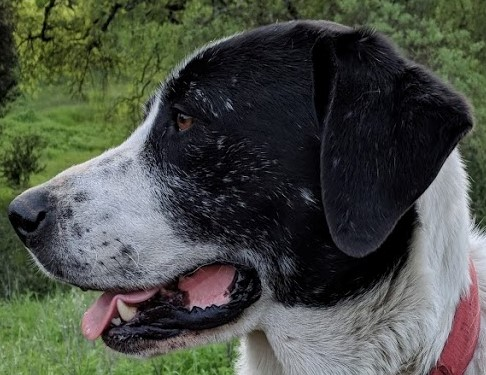
#> input picture Notebook/DATA/sammy_face.jpg, 486 x 375 px; the run also reads 1 picture not shown here
$ jupyter execute --allow-errors Object_Detection.ipynb   (shell and % lines are left out)   (older library calls are emulated)
#> lines starting #> are read from the running program, lines starting #| are printed output that depends on the picture; after the words box and inside, x2 and y2 are one past the last pixel; in counts of white or black regions, pixels touching at a corner belong together; pictures that were not available may be replaced by others from this repository, and a replacement may not be noted
# Template Matching

### Full Image

[cell 1]
import cv2
import numpy as np
import matplotlib.pyplot as plt

[cell 2]
full = cv2.imread('../DATA/sammy.jpg')
full = cv2.cvtColor(full, cv2.COLOR_BGR2RGB)

[cell 3]
plt.imshow(full)

### Template Image

A subset of the image. Note how its actually the exact image. Later on we'll discuss more advanced methods for general matching, such as facial recognition.

[cell 4]
face= cv2.imread('../DATA/sammy_face.jpg')
#> face is the input picture: shape (375, 486, 3); mean B, G, R 70, 78.7, 74.2
face = cv2.cvtColor(face, cv2.COLOR_BGR2RGB)

[cell 5]
plt.imshow(face)

# Template Matching Methods

Make sure to watch the video for an explanation of the different methods!

**Quick Note on **eval()** function in case you haven't seen it before!**

[cell 6]
sum([1,2,3])

[cell 7]
mystring = 'sum'

[cell 8]
eval(mystring)

[cell 9]
myfunc = eval(mystring)

[cell 10]
myfunc([1,2,3])

[cell 11]
height, width,channels = face.shape
#> height = 375; width = 486; channels = 3

[cell 12]
width
#> Out = 486

[cell 13]
height
#> Out = 375

[cell 14]
# The Full Image to Search
full = cv2.imread('../DATA/sammy.jpg')
full = cv2.cvtColor(full, cv2.COLOR_BGR2RGB)


# The Template to Match
face= cv2.imread('../DATA/sammy_face.jpg')
face = cv2.cvtColor(face, cv2.COLOR_BGR2RGB)


# All the 6 methods for comparison in a list
# Note how we are using strings, later on we'll use the eval() function to convert to function
methods = ['cv2.TM_CCOEFF', 'cv2.TM_CCOEFF_NORMED', 'cv2.TM_CCORR','cv2.TM_CCORR_NORMED', 'cv2.TM_SQDIFF', 'cv2.TM_SQDIFF_NORMED']

#> (a cell that did not finish here is left out)

# Corner Detection

### The Image Data

[cell 16]
flat_chess = cv2.imread('../DATA/flat_chessboard.png')
flat_chess = cv2.cvtColor(flat_chess,cv2.COLOR_BGR2RGB)
plt.imshow(flat_chess)

[cell 17]
gray_flat_chess = cv2.cvtColor(flat_chess,cv2.COLOR_BGR2GRAY)
plt.imshow(gray_flat_chess,cmap='gray')

[cell 18]
real_chess = cv2.imread('../DATA/real_chessboard.jpg')
real_chess = cv2.cvtColor(real_chess,cv2.COLOR_BGR2RGB)
plt.imshow(real_chess)

[cell 19]
gray_real_chess = cv2.cvtColor(real_chess,cv2.COLOR_BGR2GRAY)
plt.imshow(gray_real_chess,cmap='gray')

# Harris Corner Detection

**cornerHarris Function**

*  src Input single-channel 8-bit or floating-point image.
*  dst Image to store the Harris detector responses. It has the type CV_32FC1 and the same size as src .
*  blockSize Neighborhood size (see the details on #cornerEigenValsAndVecs ).
*  ksize Aperture parameter for the Sobel operator.
*  k Harris detector free parameter. See the formula in DocString
*  borderType Pixel extrapolation method. See #BorderTypes.

[cell 20]
# Convert Gray Scale Image to Float Values
gray = np.float32(gray_flat_chess)

# Corner Harris Detection
dst = cv2.cornerHarris(src=gray,blockSize=2,ksize=3,k=0.04)

# result is dilated for marking the corners, not important to actual corner detection
# this is just so we can plot out the points on the image shown
dst = cv2.dilate(dst,None)

# Threshold for an optimal value, it may vary depending on the image.
flat_chess[dst>0.01*dst.max()]=[255,0,0]
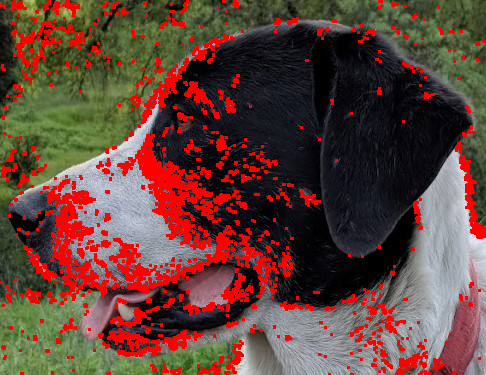
#> flat_chess: shape (375, 486, 3); mean R, G, B 99.2, 66.6, 58.4

plt.imshow(flat_chess)

[cell 21]
# Convert Gray Scale Image to Float Values
gray = np.float32(gray_real_chess)

# Corner Harris Detection
dst = cv2.cornerHarris(src=gray,blockSize=2,ksize=3,k=0.04)

# result is dilated for marking the corners, not important to actual corner detection
# this is just so we can plot out the points on the image shown
dst = cv2.dilate(dst,None)

# Threshold for an optimal value, it may vary depending on the image.
real_chess[dst>0.01*dst.max()]=[255,0,0]

plt.imshow(real_chess)

-----

## Shi-Tomasi Corner Detector & Good Features to Track Paper

[Link to Paper from Video](http://www.ai.mit.edu/courses/6.891/handouts/shi94good.pdf)

goodFeatureToTrack Function Parameters

* image Input 8-bit or floating-point 32-bit, single-channel image.
* corners Output vector of detected corners.
* maxCorners Maximum number of corners to return. If there are more corners than are found,the strongest of them is returned. `maxCorners <= 0` implies that no limit on the maximum is set and all detected corners are returned.
* qualityLevel Parameter characterizing the minimal accepted quality of image corners. The parameter value is multiplied by the best corner quality measure, which is the minimal eigenvalue (see #cornerMinEigenVal ) or the Harris function response (see #cornerHarris ). The corners with the quality measure less than the product are rejected. For example, if the best corner has the quality measure = 1500, and the qualityLevel=0.01 , then all the corners with the quality measure less than 15 are rejected.

[cell 22]
# Need to reset the images since we drew on them
flat_chess = cv2.imread('../DATA/flat_chessboard.png')
flat_chess = cv2.cvtColor(flat_chess,cv2.COLOR_BGR2RGB)
gray_flat_chess = cv2.cvtColor(flat_chess,cv2.COLOR_BGR2GRAY)

[cell 23]
corners = cv2.goodFeaturesToTrack(gray_flat_chess,5,0.01,10)
#> corners = [[88, 231], [203, 308], [190, 310], [456, 148], [65, 228]]
corners = np.int0(corners)

for i in corners:
    x,y = i.ravel()
    cv2.circle(flat_chess,(x,y),3,255,-1)
#> this loop made 5 passes
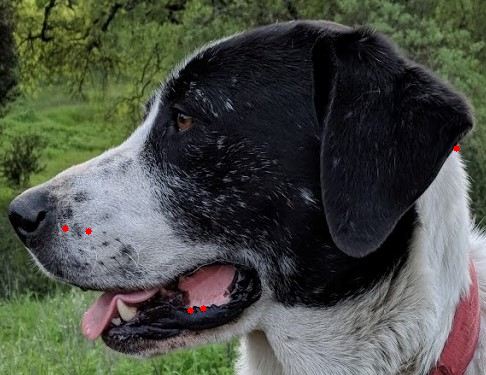
#> flat_chess: shape (375, 486, 3); mean R, G, B 74.4, 78.6, 69.9

plt.imshow(flat_chess)

[cell 24]
corners = cv2.goodFeaturesToTrack(gray_flat_chess,64,0.01,10)
#> corners = 64 rows, first 8: [88, 231], [203, 308], [190, 310], [456, 148], [65, 228], [114, 257], [173, 77], [480, 229]
corners = np.int0(corners)

for i in corners:
    x,y = i.ravel()
    cv2.circle(flat_chess,(x,y),3,255,-1)
#> this loop made 64 passes
#> (x, y) on passes 1 to 12: (88, 231), (203, 308), (190, 310), (456, 148), (65, 228), (114, 257), (173, 77), (480, 229), (75, 198), (464, 168), (472, 218), (202, 201)
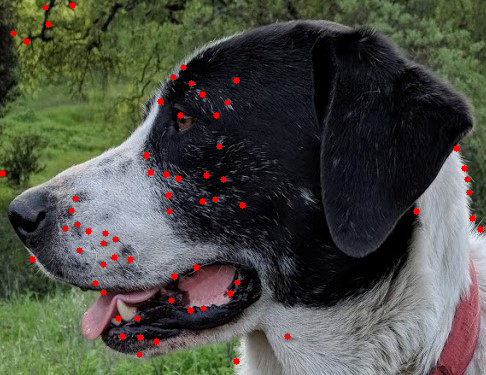
#> flat_chess: shape (375, 486, 3); 0.94% of pixels changed, all inside (x1, y1, x2, y2) = (0, 2, 484, 365)

plt.imshow(flat_chess)

[cell 25]
real_chess = cv2.imread('../DATA/real_chessboard.jpg')
real_chess = cv2.cvtColor(real_chess,cv2.COLOR_BGR2RGB)
gray_real_chess = cv2.cvtColor(real_chess,cv2.COLOR_BGR2GRAY)

[cell 26]
corners = cv2.goodFeaturesToTrack(gray_real_chess,80,0.01,10)
#> corners = 80 rows, first 8: [88, 231], [203, 308], [190, 310], [456, 148], [65, 228], [114, 257], [173, 77], [480, 229]
corners = np.int0(corners)

for i in corners:
    x,y = i.ravel()
    cv2.circle(real_chess,(x,y),3,255,-1)
#> this loop made 80 passes
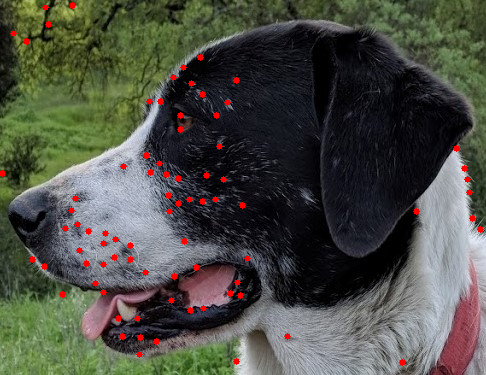
#> real_chess: shape (375, 486, 3); mean R, G, B 76.5, 77.6, 68.9

plt.imshow(real_chess)

# Canny Edge Detection
https://en.wikipedia.org/wiki/Canny_edge_detector

[cell 27]
img = cv2.imread('../DATA/sammy_face.jpg')

[cell 28]
plt.imshow(img)

[cell 29]
edges = cv2.Canny(image=img, threshold1=127, threshold2=127)
#> edges: shape (375, 486); 15.6% white in thin lines or dots

[cell 30]
plt.imshow(edges)

[cell 31]
edges = cv2.Canny(image=img, threshold1=0, threshold2=255)
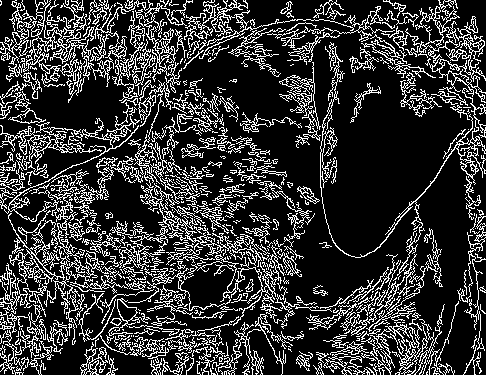
#> edges: shape (375, 486); 21% white in thin lines or dots

[cell 32]
plt.imshow(edges)

## Choosing Thresholds

https://stackoverflow.com/questions/25125670/best-value-for-threshold-in-canny

[cell 33]
# Calculate the median pixel value
med_val = np.median(img)
#> med_val = 64

[cell 34]
# Lower bound is either 0 or 70% of the median value, whicever is higher
lower = int(max(0, 0.7* med_val))
#> lower = 44

[cell 35]
# Upper bound is either 255 or 30% above the median value, whichever is lower
upper = int(min(255,1.3 * med_val))
#> upper = 83

[cell 36]
edges = cv2.Canny(image=img, threshold1=lower , threshold2=upper)
#> edges: shape (375, 486); 28.7% white in thin lines or dots

[cell 37]
plt.imshow(edges)

Sometimes it helps to blur the images first, so we don't pick up minor edges.

[cell 38]
blurred_img = cv2.blur(img,ksize=(5,5))

[cell 39]
edges = cv2.Canny(image=blurred_img, threshold1=lower , threshold2=upper)
#> edges: shape (375, 486); 9.4% white in thin lines or dots

[cell 40]
plt.imshow(edges)

[cell 41]
lower
#> Out = 44

[cell 42]
upper
#> Out = 83

Let's play around with these threshold values even further!
Often you'll need to experiment in regards to your specific dataset and what your final goal is.

[cell 43]
edges = cv2.Canny(image=blurred_img, threshold1=lower , threshold2=upper+50)
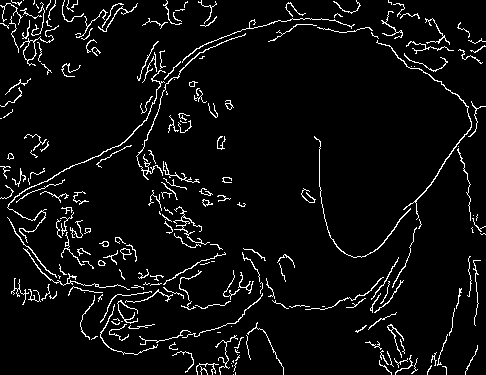
#> edges: shape (375, 486); 5.3% white in thin lines or dots
plt.imshow(edges)

# Grid Detection

[cell 44]
flat_chess = cv2.imread('../DATA/flat_chessboard.png')

[cell 45]
plt.imshow(flat_chess,cmap='gray')

[cell 46]
found, corners = cv2.findChessboardCorners(flat_chess,(7,7))
#> found = False; corners = None

[cell 47]
if found:
    print('OpenCV was able to find the corners')
else:
    print("OpenCV did not find corners. Double check your patternSize.")

#> (a cell that did not finish here is left out)

[cell 49]
flat_chess_copy = flat_chess.copy()
cv2.drawChessboardCorners(flat_chess_copy, (7, 7), corners, found)

[cell 50]
plt.imshow(flat_chess_copy)

-------
# Circle Based Grids

[cell 51]
dots = cv2.imread('../DATA/dot_grid.png')
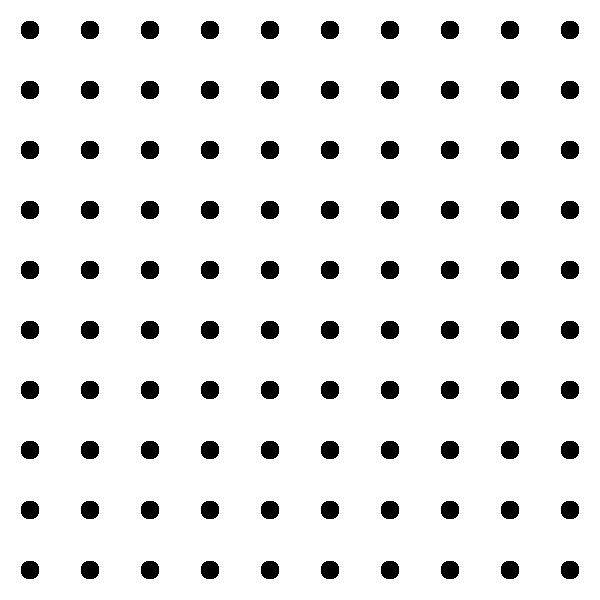
#> input picture Notebook/DATA/dot_grid.png, 600 x 600 px
#> dots is the input picture: shape (600, 600, 3); 92.3% white; 100 black regions, largest, box (x1, y1, x2, y2) and area: (21, 21, 39, 39) 276, (81, 21, 99, 39) 276, (141, 21, 159, 39) 276

[cell 52]
plt.imshow(dots)

[cell 53]
found, corners = cv2.findCirclesGrid(dots, (10,10), cv2.CALIB_CB_SYMMETRIC_GRID)
#> found = True; corners = 100 rows, first 8: [29.5, 29.5], [89.5, 29.5], [149.5, 29.5], [209.5, 29.5], [269.5, 29.5], [329.5, 29.5], [389.5, 29.5], [449.5, 29.5]

[cell 54]
found
#> Out = True

[cell 55]
dbg_image_circles = dots.copy()
cv2.drawChessboardCorners(dbg_image_circles, (10, 10), corners, found)
#> dbg_image_circles: shape (600, 600, 3); 10.73% of pixels changed, all inside (x1, y1, x2, y2) = (24, 24, 577, 577)

[cell 56]
plt.imshow(dbg_image_circles)

# Contour Detection

## External vs Internal Contours

[cell 57]
img = cv2.imread('../DATA/internal_external.png',0)
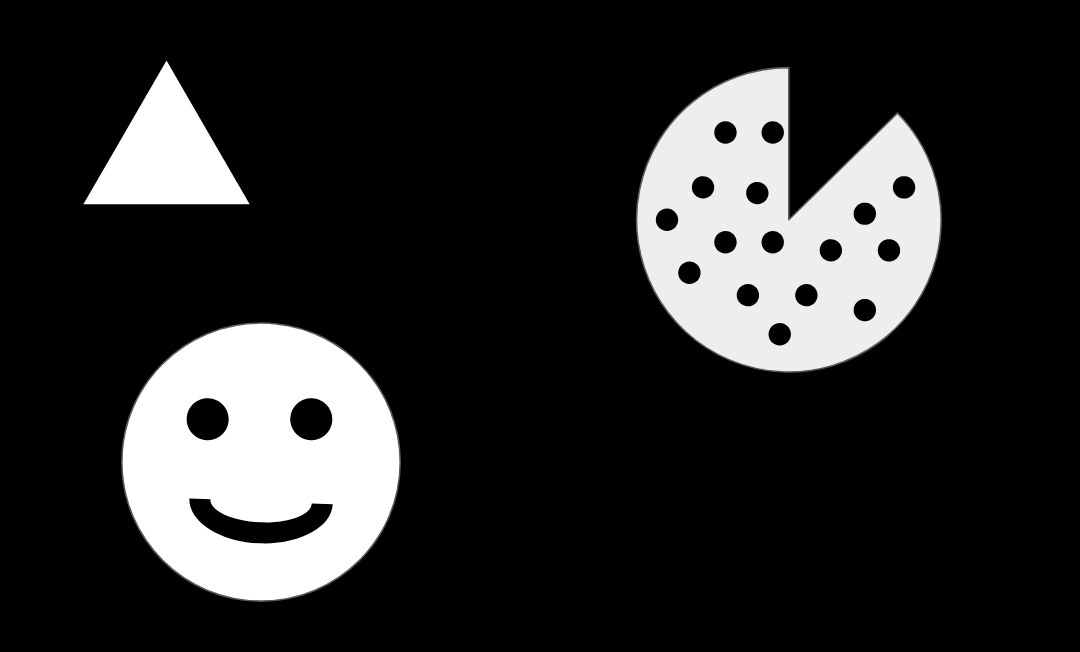
#> input picture Notebook/DATA/internal_external.png, 1080 x 652 px
#> img is the input picture: shape (652, 1080); min 0, max 255, mean 43.4

[cell 58]
img.shape
#> Out = (652, 1080)

[cell 59]
plt.imshow(img,cmap='gray')

**findContours**

function will return back contours in an image, and based on the RETR method called, you can get back external, internal, or both:

* cv2.RETR_EXTERNAL:Only extracts external contours
* cv2.RETR_CCOMP: Extracts both internal and external contours organized in a two-level hierarchy
* cv2.RETR_TREE: Extracts both internal and external contours organized in a  tree graph
* cv2.RETR_LIST: Extracts all contours without any internal/external relationship

[cell 60]
image, contours, hierarchy = cv2.findContours(img, cv2.RETR_CCOMP, cv2.CHAIN_APPROX_SIMPLE)
#> contours = 22 contours; largest, box (x1, y1, x2, y2) and area: (635, 66, 942, 373) 64554, (121, 322, 401, 602) 61517, (83, 60, 250, 205) 12042, (189, 498, 333, 544) 3049, (186, 398, 229, 441) 1380

[cell 61]
type(contours)

[cell 62]
len(contours)
#> Out = 22

[cell 63]
type(hierarchy)

[cell 64]
hierarchy.shape
#> Out = (1, 22, 4)

[cell 65]
hierarchy
#> Out = 22 rows, first 6: [4, -1, 1, -1], [2, -1, -1, 0], [3, 1, -1, 0], [-1, 2, -1, 0], [21, 0, 5, -1], [6, -1, -1, 4]

[cell 66]
# Draw External Contours

# Set up empty array
external_contours = np.zeros(image.shape)

# For every entry in contours
for i in range(len(contours)):

    # last column in the array is -1 if an external contour (no contours inside of it)
    if hierarchy[0][i][3] == -1:

        # We can now draw the external contours from the list of contours
        cv2.drawContours(external_contours, contours, i, 255, -1)
#> this loop made 22 passes
#> external_contours: shape (652, 1080) float64; 19.8% white; 3 white regions, box (x1, y1, x2, y2) and area: (635, 66, 942, 373) 65063, (121, 322, 401, 602) 61914, (83, 60, 250, 205) 12270

[cell 67]
plt.imshow(external_contours,cmap='gray')

[cell 68]
# Create empty array to hold internal contours
image_internal = np.zeros(image.shape)

# Iterate through list of contour arrays
for i in range(len(contours)):
    # If third column value is NOT equal to -1 than its internal
    if hierarchy[0][i][3] != -1:

        # Draw the Contour
        cv2.drawContours(image_internal, contours, i, 255, -1)
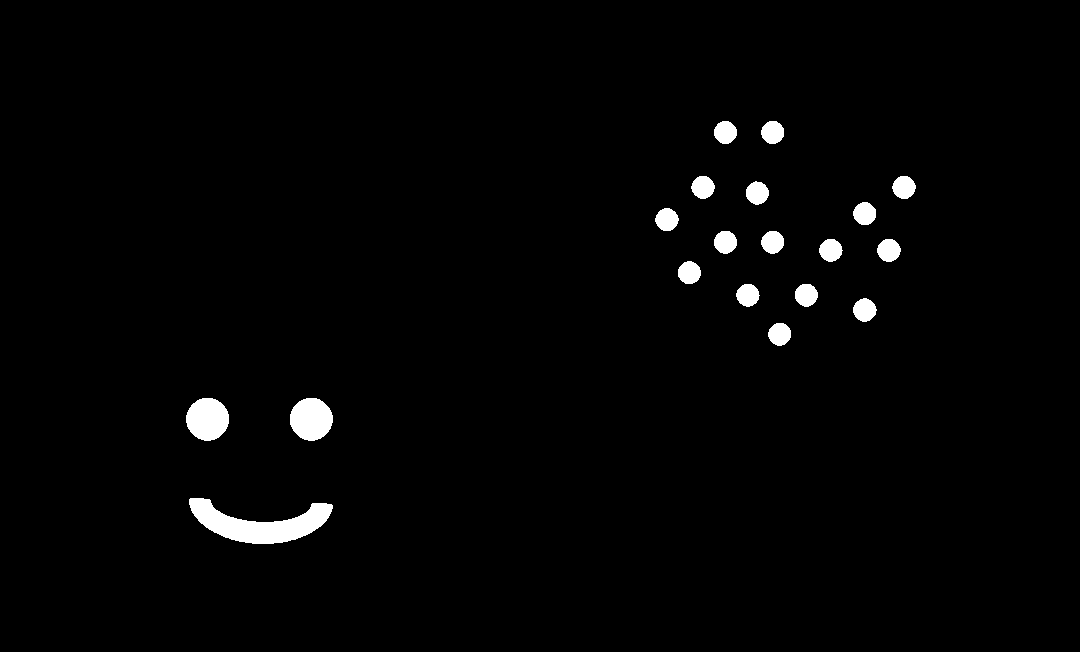
#> image_internal: shape (652, 1080) float64; 1.8% white; 19 white regions, largest, box (x1, y1, x2, y2) and area: (189, 498, 333, 544) 3207, (186, 398, 229, 441) 1440, (290, 398, 333, 441) 1438

[cell 69]
plt.imshow(image_internal,cmap='gray')

# Feature Matching

[cell 70]
def display(img,cmap='gray'):
    fig = plt.figure(figsize=(12,10))
    ax = fig.add_subplot(111)
    ax.imshow(img,cmap='gray')

[cell 71]
reeses = cv2.imread('../DATA/reeses_puffs.png',0)

#> (a cell that did not finish here is left out)

[cell 73]
cereals = cv2.imread('../DATA/many_cereals.jpg',0)

#> (a cell that did not finish here is left out)


--------
# Brute Force Detection with ORB Descriptors

[cell 75]
# Initiate ORB detector
orb = cv2.ORB_create()

# find the keypoints and descriptors with ORB
kp1, des1 = orb.detectAndCompute(reeses,None)
#> kp1 = (); des1 = None
kp2, des2 = orb.detectAndCompute(cereals,None)
#> kp2 = (); des2 = None

# create BFMatcher object
bf = cv2.BFMatcher(cv2.NORM_HAMMING, crossCheck=True)

# Match descriptors.
matches = bf.match(des1,des2)
#> matches = ()

# Sort them in the order of their distance.
matches = sorted(matches, key = lambda x:x.distance)
#> matches = []

# Draw first 25 matches.
#> (the rest of this cell did not finish here and is left out)
